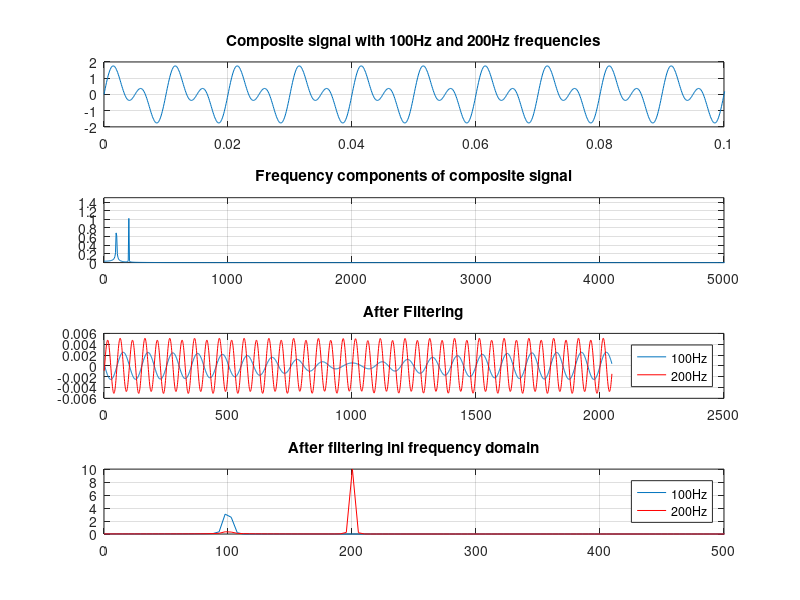

Here is the MATLAB script that generated this plot:


%%--- Program to design bandpass filter with basic mathematical equations
%%--- And will be helpful for those who dont have signal processing toolbox
% [redacted]

% Intial settings
Fs=10e3;        % Sampling Frequency
t=(0:Fs)/Fs';   % Time Vector
L=2000;         % FFT length
NFFT=2048;      
f=Fs*linspace(0,1,NFFT); % Frequency Vector

%-- Generate composite signal with 100Hz and 200Hz frequency components --%
comp_sig=sin(2*pi*100*t)+sin(2*pi*200*t);

%-- Calculate FFT of composite signa; --%
comp_sig_fft=fft(comp_sig,NFFT)/L;

%-- Generate Filter for 100Hz signal--%
bw=10;      %Bandwisth
fc=pi*100;  %Center Frequency
n=1:L;
%Compute Hamming window
for n=1:L
    hamm(n)=(0.54-0.46*cos(2*pi*n/L));
end
%Compute Filter
hsuup=(-(L-1)/2:(L-1)/2);
hideal1=hamm.*(2*(fc+bw)*(sin(2*(fc+bw)*hsuup/Fs)./(2*(2*fc+bw)*hsuup/Fs)));
hideal2=hamm.*(2*(fc-bw)*(sin(2*(fc-bw)*hsuup/Fs)./(2*(2*fc+bw)*hsuup/Fs)));
h_bpf=(hideal1-hideal2);
% Filtering in freq domain
h_bpf_fft=fft(h_bpf,NFFT)/L;
s100_fft=comp_sig_fft.*h_bpf_fft;
s100=real(ifft(s100_fft));

%-- Generate Filter for 200Hz signal --%
bw=10;      %Bandwidth
fc=pi*200;  %center frequency
%Compute Filter
hideal1=hamm.*(2*(fc+bw)*(sin(2*(fc+bw)*hsuup/Fs)./(2*(fc+bw)*hsuup/Fs)));
hideal2=hamm.*(2*(fc-bw)*(sin(2*(fc-bw)*hsuup/Fs)./(2*(fc+bw)*hsuup/Fs)));
h_bpf=(hideal1-hideal2);
% Filtering in freq domain
h_bpf_fft=fft(h_bpf,NFFT)/L;
s200_fft=comp_sig_fft.*h_bpf_fft;
s200=real(ifft(s200_fft));

%-- plot all signals ---%
figure;
subplot(411);
plot(t,comp_sig);grid on
axis([0 0.1 -2 2])
title('Composite signal with 100Hz and 200Hz frequencies')

subplot(412)
plot(f,2*abs(comp_sig_fft));grid on;
axis([0 5000 0 1.5])
title('Frequency components of composite signal')

subplot(413);
plot(s100);hold on
plot(s200,'r');grid on
title('After Filtering')
legend('100Hz','200Hz')

subplot(414);
plot(f,2*abs(s100_fft));hold on;
plot(f,2*abs(s200_fft),'r');grid on;
axis([0 500 0 10])
title('After filtering ini frequency domain')
legend('100Hz','200Hz')


